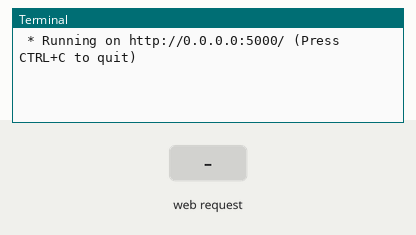
Recording of a program running on a simulated Raspberry Pi (BCM pin numbers). Parts: the last lines printed to the terminal. The test bench sets the inputs (shaded band). The clock reads 2024-03-15 10:24:30 at power-on unless the program sets it; the camera gives no picture and a still takes 0.5 s.

Above: at 1.2 s.
1.3 s: HTTP request for / received
At 1.9 s:
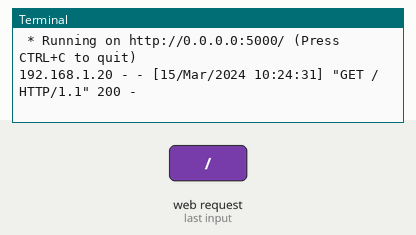
2.8 s: HTTP request for /take_photo received
At 4.5 s:
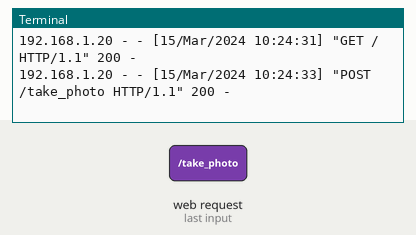
4.8 s: HTTP request for /photos received
At 5.8 s:
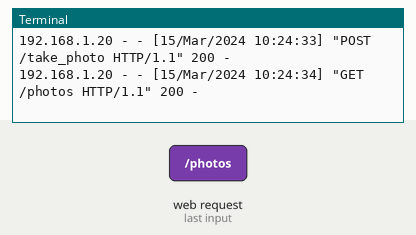
6.3 s: HTTP request for /photos/1 received
At 6.9 s:
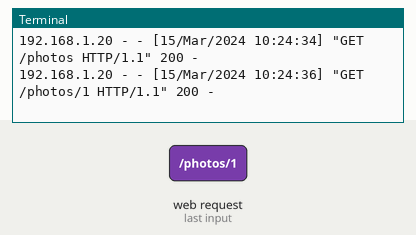

The program:

touchtocaptureflasksimple.py
```python
from flask import Flask, render_template, Response, request, send_from_directory
import os
from picamera import PiCamera
from datetime import datetime
from io import BytesIO

app = Flask(__name__)
camera = PiCamera()
camera.resolution = (1024, 768)  # Adjust as needed
PICTURES_FOLDER = os.path.expanduser('~/Pictures')
os.makedirs(PICTURES_FOLDER, exist_ok=True)

@app.route('/')
def index():
    return render_template('index.html')

def generate_frames():
    """Generate camera frames for live preview."""
    with camera:
        camera.start_preview()
        stream = BytesIO()
        for _ in camera.capture_continuous(stream, format="jpeg", use_video_port=True):
            stream.seek(0)
            frame = stream.read()
            yield (b'--frame\r\n'
                   b'Content-Type: image/jpeg\r\n\r\n' + frame + b'\r\n')
            stream.seek(0)
            stream.truncate()

@app.route('/live_preview')
def live_preview():
    """Route for live preview streaming."""
    return Response(generate_frames(), mimetype='multipart/x-mixed-replace; boundary=frame')

@app.route('/take_photo', methods=['POST'])
def take_photo():
    timestamp = datetime.now().strftime('%Y-%m-%d_%H-%M-%S')
    file_path = os.path.join(PICTURES_FOLDER, f'{timestamp}.jpg')
    camera.capture(file_path)
    return f"Photo taken and saved as: {file_path}"

@app.route('/photos')
def view_photos():
    files = os.listdir(PICTURES_FOLDER)
    files = [f for f in files if f.endswith('.jpg')]
    return render_template('photos.html', photos=files)

@app.route('/photos/<filename>')
def get_photo(filename):
    return send_from_directory(PICTURES_FOLDER, filename)

if __name__ == '__main__':
    app.run(host='0.0.0.0', port=5000, debug=True)
```

Measured:
- after the input at 1.3 s, the terminal: prints a new line at once (image 1)
- after the input at 2.8 s, the terminal: prints a new line after 0.50 s (image 2)
- after the input at 4.8 s, the terminal: prints a new line at once (image 3)
- after the input at 6.3 s, the terminal: prints a new line at once (image 4)
